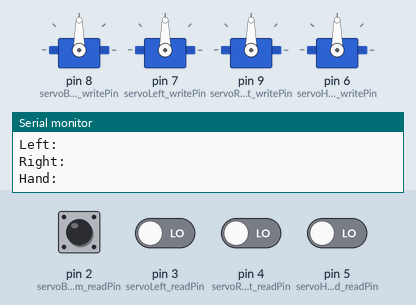
A sketch run on a simulated Arduino Uno, built with avr-gcc and run on an emulated ATmega328P. Parts: 4 × servo, the last lines printed to the serial monitor. The test bench sets the inputs (shaded band); at power-on: pin 2 (servoBottom_readPin), pin 3 (servoLeft_readPin), pin 4 (servoRight_readPin), pin 5 (servoHand_readPin) LOW.

Above: at 2.8 s.
2.9 s: pin 2 (servoBottom_readPin) pulled HIGH for 1.2 s
At 3.15 s:
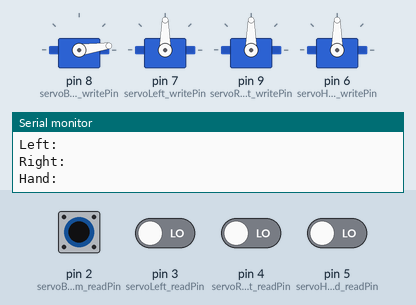
6.4 s: pin 5 (servoHand_readPin) driven HIGH
10.5 s: pin 3 (servoLeft_readPin) driven HIGH and pin 4 (servoRight_readPin) driven HIGH
14.0 s: pin 3 (servoLeft_readPin) driven LOW
At 15.7 s:
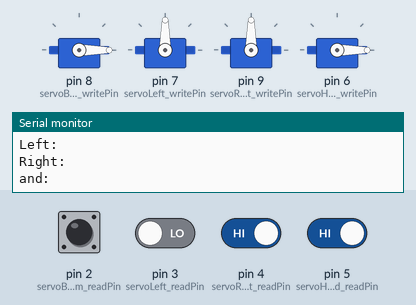
25.7 s: pin 4 (servoRight_readPin) driven LOW
At 27.6 s:
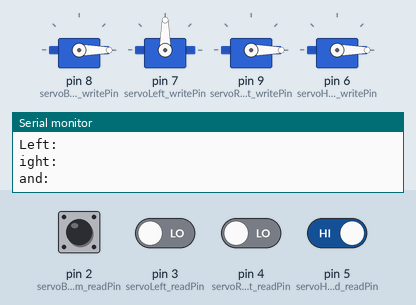
29.8 s: pin 3 (servoLeft_readPin) driven HIGH
At 30.1 s:
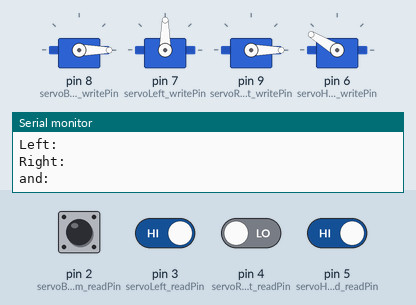
Timing chart, 0 to 37.2 s (numbered marks = the images above; inputs shaded):
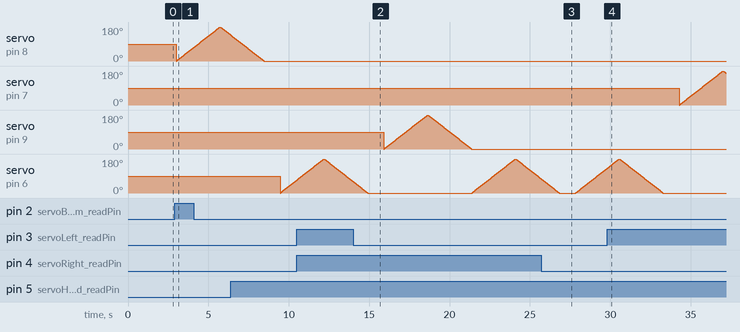

The sketch:

digital_read_servo_functions.ino
```cpp
#define servoBottom_readPin 2
#define servoBottom_writePin 8
#define servoLeft_readPin 3
#define servoLeft_writePin 7
#define servoRight_readPin 4
#define servoRight_writePin 9
#define servoHand_readPin 5
#define servoHand_writePin 6
#include <Servo.h>

Servo servoBottom;
Servo servoLeft;
Servo servoRight;
Servo servoHand;

int servoBottom_pos = 0;
int servoLeft_pos = 0;
int servoRight_pos = 0;
int servoHand_pos = 0;

void setup() {
  pinMode(servoBottom_readPin, INPUT);
  pinMode(servoLeft_readPin, INPUT);
  pinMode(servoRight_readPin, INPUT);
  pinMode(servoHand_readPin, INPUT);
  servoBottom.attach(servoBottom_writePin);
  servoLeft.attach(servoLeft_writePin);
  servoRight.attach(servoRight_writePin);
  servoHand.attach(servoHand_writePin);
  Serial.begin(115200);
  Serial.println("App started.");
}

void loop() {
  int servoBottom_pinState = digitalRead(servoBottom_readPin);
  int servoLeft_pinState = digitalRead(servoLeft_readPin);
  int servoRight_pinState = digitalRead(servoRight_readPin);
  int servoHand_pinState = digitalRead(servoHand_readPin);
  Serial.println("Bottom: " + servoBottom_pinState);
  Serial.println("Left: " + servoLeft_pinState);
  Serial.println("Right: " + servoRight_pinState);
  Serial.println("Hand: " + servoHand_pinState);
  if (servoBottom_pinState == 1) {
    sweepServo(servoBottom);
  }
  if (servoLeft_pinState == 1) {
    sweepServo(servoLeft);
  }
  if (servoRight_pinState == 1) {
    sweepServo(servoRight);
  }
  if (servoHand_pinState == 1) {
    sweepServo(servoHand);
  }
  delay(1000);
}

void sweepServo(Servo &servo) {
  for (int pos = 0; pos <= 180; pos++) {
    servo.write(pos);
    delay(15);
  }
  for (int pos = 180; pos >= 0; pos--) {
    servo.write(pos);
    delay(15);
  }
}
```

Measured:
- after the input at 14.0 s, servo on pin 7 (servoLeft_writePin): stops changing and stays 90°
- after the input at 25.7 s, servo on pin 9 (servoRight_writePin): stays 0° (without the input it goes to 1° after 2.1 s)
- after the input at 29.8 s, servo on pin 6 (servoHand_writePin): goes on until 33.3 s, then stays 0°
